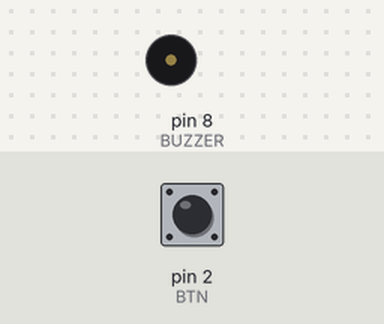
This sketch was run on a simulated Arduino Uno, built with avr-gcc and run on an emulated ATmega328P. On the bench: buzzer (waves = sounding). The test bench sets the inputs (shaded band); at power-on: pin 2 (BTN) HIGH.

Above: at 1.2 s.
1.3 s: pin 2 (BTN) pulled LOW for 0.15 s
At 1.5 s:
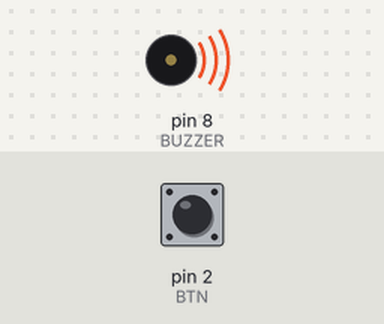
3.1 s: pin 2 (BTN) pulled LOW for 3.2 s
At 6.9 s:
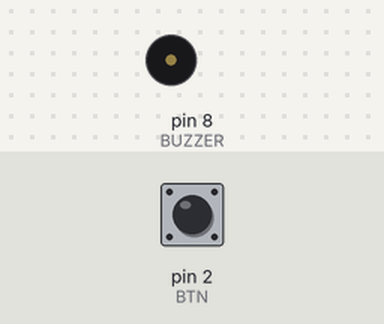
Timing chart, 0 to 8.4 s (numbered marks = the images above; inputs shaded):
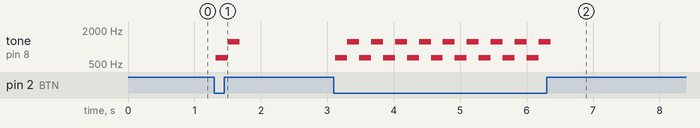

The sketch:

Projeto_073_Sirene_com_Buzzer_Ativo.ino
```cpp
// Projeto 073 - Sirene com Buzzer Ativo
// Arduino Uno | Arduino Neon Lab

const byte BUZZER=8, BTN=2;
void setup(){ pinMode(BTN,INPUT_PULLUP); }
void loop(){
  if(digitalRead(BTN)==LOW){
    tone(BUZZER,650); delay(180); tone(BUZZER,1250); delay(180);
  } else { noTone(BUZZER); delay(30); }
}
```

Measured:
- after the input at 1.3 s, tone on pin 8 (BUZZER): silent → 650 Hz at once, → 1250 Hz 0.18 s later, → silent 0.18 s later
- after the input at 3.1 s, tone on pin 8 (BUZZER): silent → 650 Hz at once, then repeats every 0.36 s: 1250 Hz 0.18 s, 650 Hz 0.18 s, until it stays silent from 6.4 s
